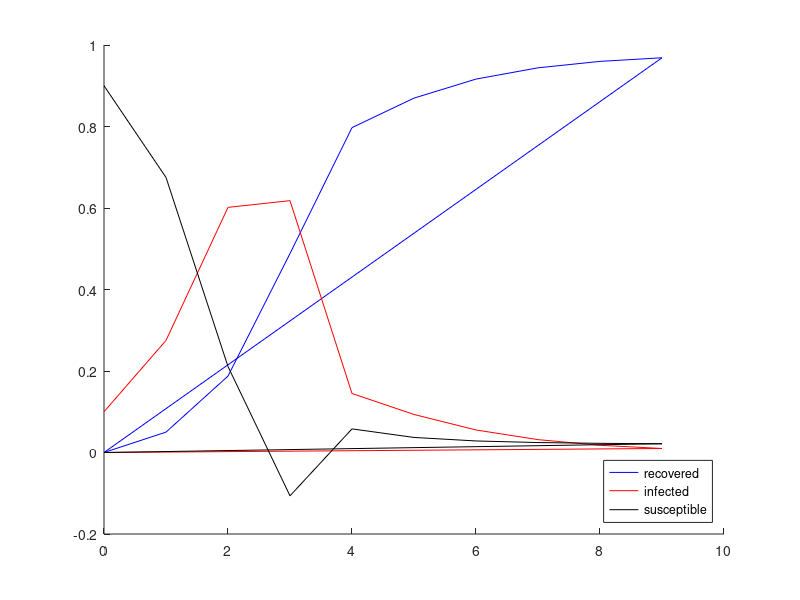

This chart was generated by the following MATLAB code:
recovery = 0.5;
transmission = 2.5;
maxtime=10;
timestep=maxtime/0.01;
recovered=zeros(timestep,1);
infected=zeros(timestep,1);
susceptible=zeros(timestep,1);
time=zeros(timestep,1);
recovered(1)=0;
infected(1)=0.1;
susceptible(1)=0.9;
time(1)=0;


for i=1:maxtime-1
    recovered(i+1)=recovered(i)+(recovery*infected(i));
    infected(i+1)=infected(i)+(transmission*susceptible(i)*infected(i))-(recovery*infected(i));
    susceptible(i+1)=1-recovered(i+1)-infected(i+1);
    time(i+1)=time(i)+1
end


hold on
plot(time,recovered,'b-'); 
plot(time,infected,'r-');
plot(time,susceptible,'k-');
hold off
legend({'recovered','infected','susceptible'},'location','southeast');